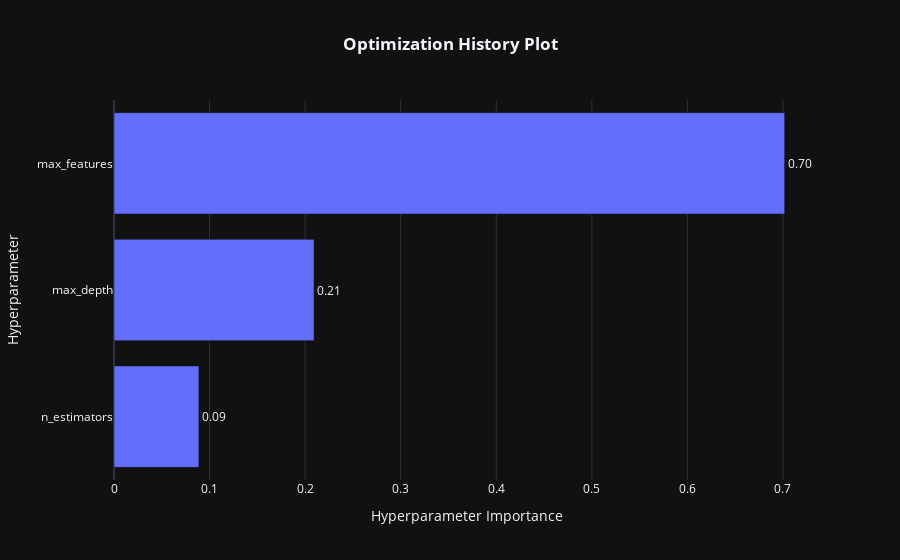

The notebook cell saved with this chart:
### Code cell
fig = optuna.visualization.plot_param_importances(study)
fig.update_layout(template='plotly_dark', title='<b>Optimization History Plot', title_x=0.5)

### Figure 1 — Plotly figure (JSON) as saved in the notebook; plotly's stock layout.template omitted (floating-point values rounded to 4 significant figures)
{"data": [{"cliponaxis": false, "hovertemplate": ["n_estimators (IntDistribution): 0.08887844725647541<extra></extra>", "max_depth (IntDistribution): 0.20931036422859814<extra></extra>", "max_features (IntDistribution): 0.7018111885149264<extra></extra>"], "name": "Objective Value", "orientation": "h", "text": ["0.09", "0.21", "0.70"], "textposition": "outside", "type": "bar", "x": [0.08888, 0.2093, 0.7018], "y": ["n_estimators", "max_depth", "max_features"]}], "layout": {"autosize": true, "title": {"text": "<b>Optimization History Plot", "x": 0.5}, "xaxis": {"autorange": true, "range": [0, 0.7387], "title": {"text": "Hyperparameter Importance"}, "type": "linear"}, "yaxis": {"autorange": true, "range": [-0.5, 2.5], "title": {"text": "Hyperparameter"}, "type": "category"}}}
